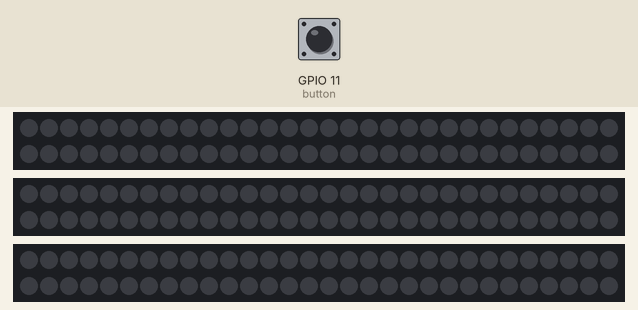
This sketch was run on a simulated ESP8266 (NodeMCU). Shown: 3 × 60 RGB LEDs in strip order, left to right, continuing on the next row. Inputs (shaded band) come from the test bench; at power-on: GPIO 11 (button) HIGH. Dim RGB values are drawn brighter than linear.

Above: at 1.4 s.
1.5 s: GPIO 11 (button) pulled LOW for 0.15 s
At 1.97 s:
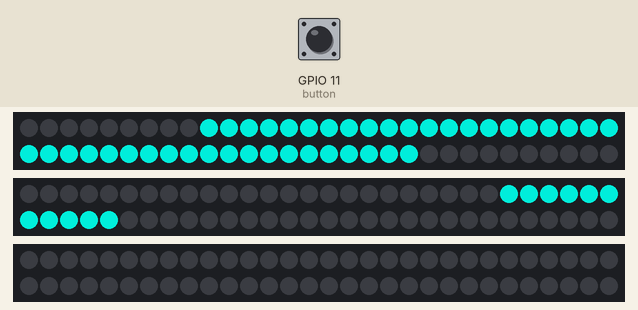
4.2 s: GPIO 11 (button) pulled LOW for 1 s
At 5.05 s:
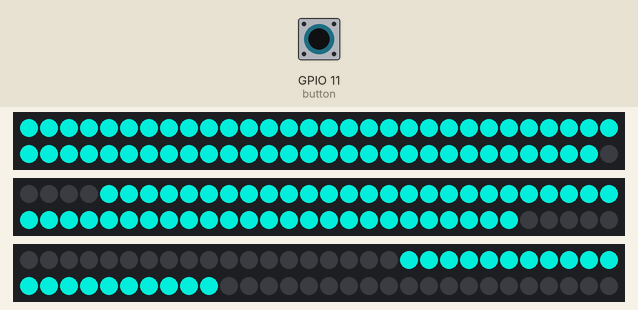
7.6 s: GPIO 11 (button) pulled LOW for 3.2 s
At 9.35 s:
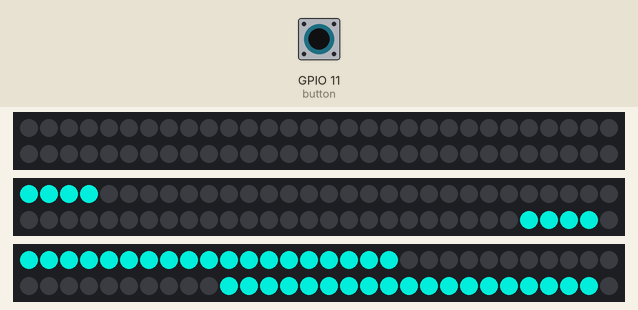
Timing chart, 0 to 10.8 s (numbered marks = the images above; inputs shaded):
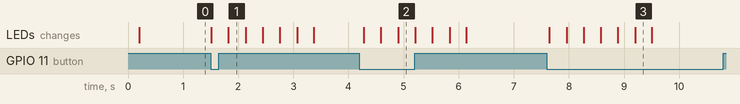

The sketch:

main.ino
```cpp
#include <SPI.h>
#include <FastLED.h>
#include <Button.h>

const String id = "ELSA";

#define PIN_STRIP_1 2
#define PIN_STRIP_2 14
#define PIN_STRIP_3 7

#define NUM_STRIPS 3
#define NUM_LEDS_PER_STRIP 60
#define NUM_LEDS NUM_LEDS_PER_STRIP *NUM_STRIPS

CRGB leds[NUM_LEDS];
const int center_1 = 29;
const int center_2 = 89;
const int center_3 = 149;

Button button = Button(11, INPUT_PULLUP);

void setup()
{
    Serial.begin(115200);
    // tell FastLED there's 60 NEOPIXEL leds on pin 2, starting at index 0 in the led array
    FastLED.addLeds<NEOPIXEL, PIN_STRIP_1>(leds, 0, NUM_LEDS_PER_STRIP);
    // tell FastLED there's 60 NEOPIXEL leds on pin 14, starting at index 60 in the led array
    FastLED.addLeds<NEOPIXEL, PIN_STRIP_2>(leds, NUM_LEDS_PER_STRIP, NUM_LEDS_PER_STRIP);
    // tell FastLED there's 60 NEOPIXEL leds on pin 17, starting at index 120 in the led array
    FastLED.addLeds<NEOPIXEL, PIN_STRIP_3>(leds, 2 * NUM_LEDS_PER_STRIP, NUM_LEDS_PER_STRIP);
    delay(200);
    clear();
}

void loop()
{
    if (button.uniquePress())
    {
        anim(CRGB(0, 199, 183));
        anim(CRGB(0, 0, 0));
    }
    delay(100);
}

void anim(CRGB led_color)
{
    for (int i = 0; i < NUM_LEDS_PER_STRIP; i++)
    {
        if (i < 15)
        {
            leds[center_1 + i] = led_color;
            leds[center_1 - i] = led_color;
        }
        else if (i >= 15 && i < 30)
        {
            leds[center_1 + i] = led_color;
            leds[center_1 - i] = led_color;
            leds[center_2 + i - 15] = led_color;
            leds[center_2 - i + 15] = led_color;
        }
        else if (i >= 30 && i < 45)
        {
            leds[center_2 + i - 15] = led_color;
            leds[center_2 - i + 15] = led_color;
            leds[center_3 + i - 30] = led_color;
            leds[center_3 - i + 30] = led_color;
        }
        else if (i >= 45 && i < 60)
        {
            leds[center_3 + i - 30] = led_color;
            leds[center_3 - i + 30] = led_color;
        }
        FastLED.show();
        delay(10);
    }
}

void clear()
{
    for (int i = 0; i < NUM_LEDS; i++)
    {
        leds[i] = CRGB(0, 0, 0);
    }
    FastLED.show();
}
```

Measured:
- after the input at 1.5 s, the LEDs: first change at once (image 1 shows a later state)
- after the input at 4.2 s, the LEDs: first change after 0.08 s (image 2 shows a later state)
- after the input at 7.6 s, the LEDs: first change after 0.05 s (image 3 shows a later state)
